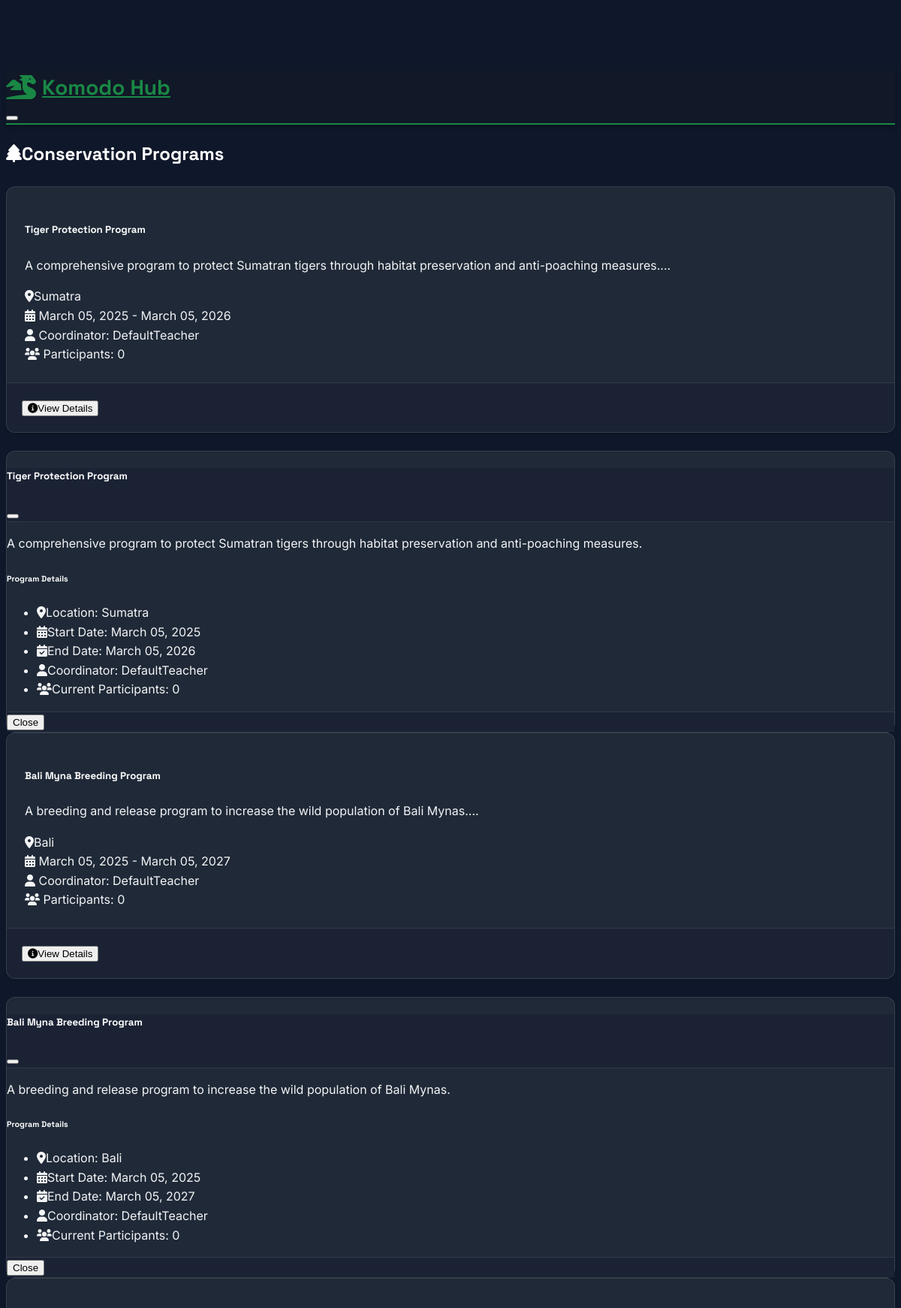
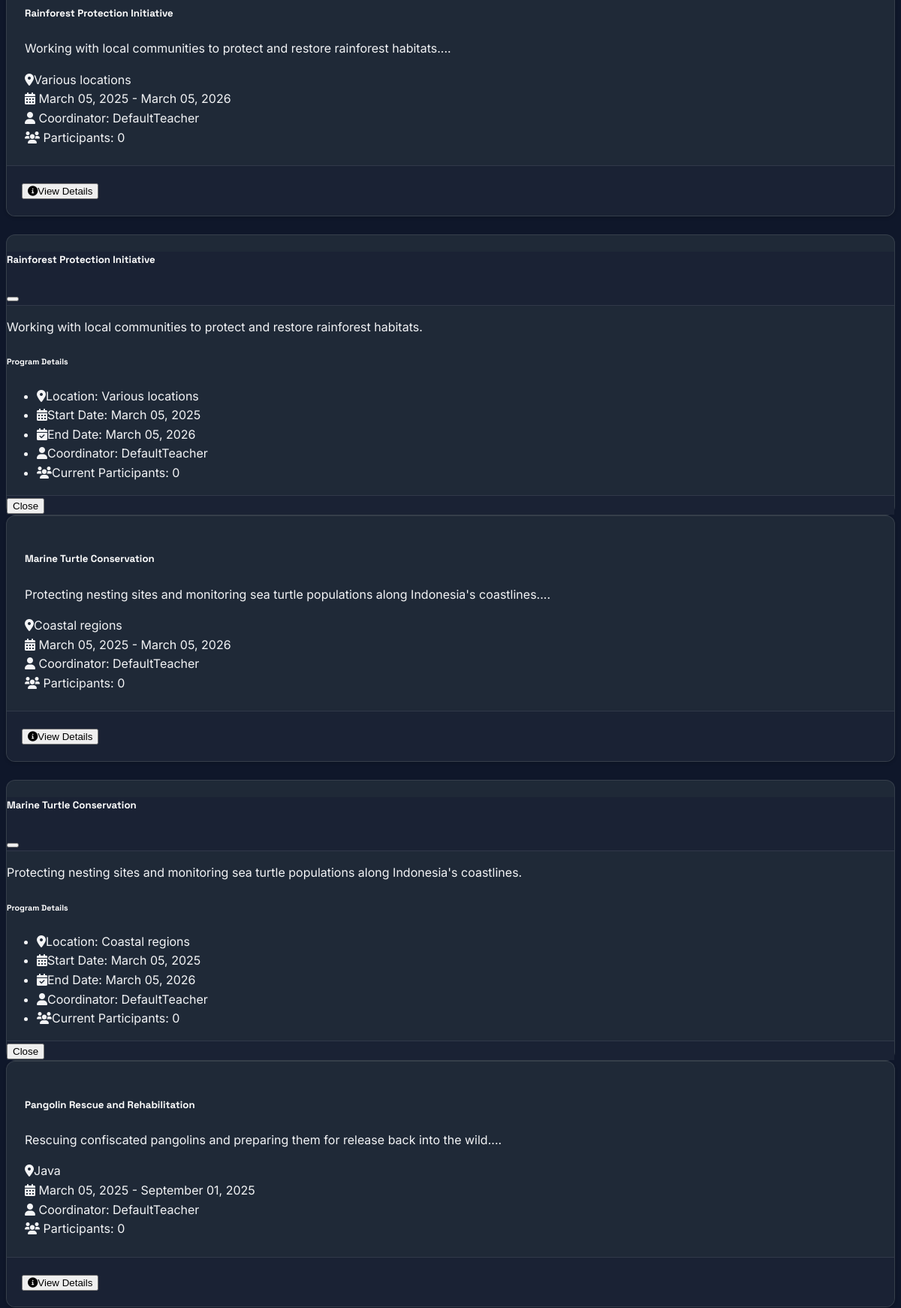
Page /programs (upper part) on the committed database (2 pictures, top to bottom).
### models.py (models this page shows, shortened)
class ConservationProgram(db.Model):
    id = db.Column(db.Integer, primary_key=True)
    title = db.Column(db.String(200), nullable=False)
    description = db.Column(db.Text, nullable=False)
    location = db.Column(db.String(100))
    start_date = db.Column(db.DateTime)
    end_date = db.Column(db.DateTime)
    coordinator_id = db.Column(db.Integer, db.ForeignKey('user.id'), nullable=False)
    participant_count = db.Column(db.Integer, default=0)

class User(UserMixin, db.Model):
    id = db.Column(db.Integer, primary_key=True)
    username = db.Column(db.String(64), unique=True, nullable=False)
    email = db.Column(db.String(120), unique=True, nullable=False)
    password_hash = db.Column(db.String(256))
    role = db.Column(db.String(20), nullable=False)  # teacher, student, community
    created_at = db.Column(db.DateTime, default=datetime.utcnow)
    avatar = db.Column(db.String(200), default='default.svg')  # URL to avatar image
    theme_preference = db.Column(db.String(50), default='light')  # light, dark, nature
    achievements = db.relationship('Achievement', backref='user', lazy=True)
    resources = db.relationship('EducationalResource', backref='author', lazy=True)
    programs = db.relationship('ConservationProgram', backref='coordinator', lazy=True)
    progress = db.relationship('UserProgress', backref='user', lazy=True)
    programs_joined = db.relationship('ConservationProgram',
                                    secondary='user_programs',
                                    backref=db.backref('participants', lazy='dynamic'))
    species_sightings = db.relationship('SpeciesSighting', back_populates='observer', lazy=True)
    access_codes = db.relationship('SchoolAccessCode', backref='school', lazy=True)
    challenges = db.relationship('UserChallenge', back_populates='player', lazy=True)

### blueprints/programs.py (the view)
@programs.route('/programs')
def list():
    programs = ConservationProgram.query.order_by(ConservationProgram.start_date.desc()).all()
    form = ProgramForm()  # Create form instance for the modal
    return render_template('programs/index.html', programs=programs, form=form)

### templates/programs/index.html (shortened to what this page needs)
{% extends "base.html" %}
{% block content %}
<div class="row mb-4">
    <div class="col-12 d-flex justify-content-between align-items-center">
        <h2><i class="fas fa-tree me-2"></i>Conservation Programs</h2>
    </div>
</div>
<div class="row g-4">
    {% for program in programs %}
    <div class="col-md-6">
        <div class="card h-100">
            <div class="card-body">
                <h5 class="card-title">{{ program.title }}</h5>
                <p class="card-text">{{ program.description[:200] }}...</p>
                <div class="mt-3">
                    <div class="mb-2">
                        <i class="fas fa-map-marker-alt me-2"></i>{{ program.location }}
                    </div>
                    <div class="mb-2">
                        <i class="fas fa-calendar-alt me-2"></i>
                        {{ program.start_date.strftime('%B %d, %Y') }} -
                        {{ program.end_date.strftime('%B %d, %Y') }}
                    </div>
                    <div class="mb-2">
                        <i class="fas fa-user me-2"></i>
                        Coordinator: {{ program.coordinator.username }}
                    </div>
                    <div>
                        <i class="fas fa-users me-2"></i>
                        Participants: {{ program.participant_count }}
                    </div>
                </div>
            </div>
            <div class="card-footer d-flex justify-content-between align-items-center">
                <button class="btn btn-primary btn-sm" data-bs-toggle="modal" data-bs-target="#programModal{{ program.id }}">
                    <i class="fas fa-info-circle me-1"></i>View Details
                </button>
            </div>
        </div>
    </div>
    <div class="modal fade" id="programModal{{ program.id }}" tabindex="-1">
        <div class="modal-dialog modal-lg">
            <div class="modal-content">
                <div class="modal-header">
                    <h5 class="modal-title">{{ program.title }}</h5>
                    <button type="button" class="btn-close" data-bs-dismiss="modal"></button>
                </div>
                <div class="modal-body">
                    <p>{{ program.description }}</p>
                    <h6>Program Details</h6>
                    <ul class="list-unstyled">
                        <li><i class="fas fa-map-marker-alt me-2"></i>Location: {{ program.location }}</li>
                        <li><i class="fas fa-calendar-alt me-2"></i>Start Date: {{ program.start_date.strftime('%B %d, %Y') }}</li>
                        <li><i class="fas fa-calendar-check me-2"></i>End Date: {{ program.end_date.strftime('%B %d, %Y') }}</li>
                        <li><i class="fas fa-user me-2"></i>Coordinator: {{ program.coordinator.username }}</li>
                        <li><i class="fas fa-users me-2"></i>Current Participants: {{ program.participant_count }}</li>
                    </ul>
                </div>
                <div class="modal-footer">
                    <button type="button" class="btn btn-secondary" data-bs-dismiss="modal">Close</button>
                </div>
            </div>
        </div>
    </div>
    {% endfor %}
</div>
{% endblock %}

### templates/base.html (style rules this page uses)
:root { --transition-speed: 0.3s; --header-height: 70px; --card-border-radius: 12px; --spacing-unit: 1rem; --color-forest: #1a8845; --color-moss: #156c36; --color-earth: #5d4037; --color-sand: #d35400; --color-ocean: #2070b5; --shadow-sm: 0 2px 4px rgba(0, 0, 0, 0.15); --shadow-md: 0 4px 6px rgba(0, 0, 0, 0.2); --shadow-lg: 0 10px 15px rgba(0, 0, 0, 0.3); }
[data-bs-theme="dark"] { --navbar-bg: #111827; --card-bg: #1f2937; --body-bg: #0f172a; --text-primary: #f3f4f6; --text-muted: rgba(255, 255, 255, 0.7); --heading-color: #ffffff; --color-forest-rgb: 26, 136, 69; --border-color: rgba(255, 255, 255, 0.1); --card-shadow: 0 2px 4px rgba(0, 0, 0, 0.15); --hover-bg: rgba(26, 136, 69, 0.2); --section-bg: #1a2234; --nav-link-color: #ffffff; --nav-link-hover: #ffffff; --nav-bg-hover: var(--color-forest); --modal-bg: #1f2937; --dropdown-bg: #1f2937; --input-bg: #1a2234; --input-text: #f3f4f6; --dropdown-hover: rgba(255, 255, 255, 0.1); }
body { font-family: 'Inter', sans-serif; line-height: 1.6; transition: all var(--transition-speed) ease; padding-top: calc(var(--header-height) + var(--spacing-unit)); background-color: var(--body-bg); color: var(--text-primary); }
h1, h2, h3, h4, h5, h6 { font-family: 'Space Grotesk', sans-serif; font-weight: 700; margin-bottom: calc(var(--spacing-unit) * 1.5); color: var(--heading-color); }
.card { border: none; border-radius: var(--card-border-radius); background: var(--card-bg); box-shadow: var(--card-shadow); margin-bottom: calc(var(--spacing-unit) * 1.5); border: 1px solid var(--border-color); overflow: hidden; }
.card-body { color: var(--text-primary); padding: calc(var(--spacing-unit) * 1.5); }
.card-footer { padding: calc(var(--spacing-unit) * 1.25); border-top: 1px solid var(--border-color); background: var(--section-bg); }
.modal-content { background: var(--modal-bg); border: 1px solid var(--border-color); border-radius: var(--card-border-radius); }
.modal-header { border-bottom: 1px solid var(--border-color); background: var(--section-bg); }
.modal-footer { border-top: 1px solid var(--border-color); background: var(--section-bg); }

### rows in the picture
ConservationProgram: title "Tiger Protection Program", description "A comprehensive program to protect Sumatran tigers through habitat preservation and anti-poaching measures.", location "Sumatra", start_date "March 05, 2025", end_date "March 05, 2026", coordinator.username "DefaultTeacher", participant_count "0"
ConservationProgram: title "Bali Myna Breeding Program", description "A breeding and release program to increase the wild population of Bali Mynas.", location "Bali", start_date "March 05, 2025", end_date "March 05, 2027", coordinator.username "DefaultTeacher", participant_count "0"
ConservationProgram: title "Rainforest Protection Initiative", description "Working with local communities to protect and restore rainforest habitats.", location "Various locations", start_date "March 05, 2025", end_date "March 05, 2026", coordinator.username "DefaultTeacher", participant_count "0"
ConservationProgram: title "Marine Turtle Conservation", description "Protecting nesting sites and monitoring sea turtle populations along Indonesia's coastlines.", location "Coastal regions", start_date "March 05, 2025", end_date "March 05, 2026", coordinator.username "DefaultTeacher", participant_count "0"
ConservationProgram: title "Pangolin Rescue and Rehabilitation", description "Rescuing confiscated pangolins and preparing them for release back into the wild.", location "Java", start_date "March 05, 2025", end_date "September 01, 2025", coordinator.username "DefaultTeacher", participant_count "0"
